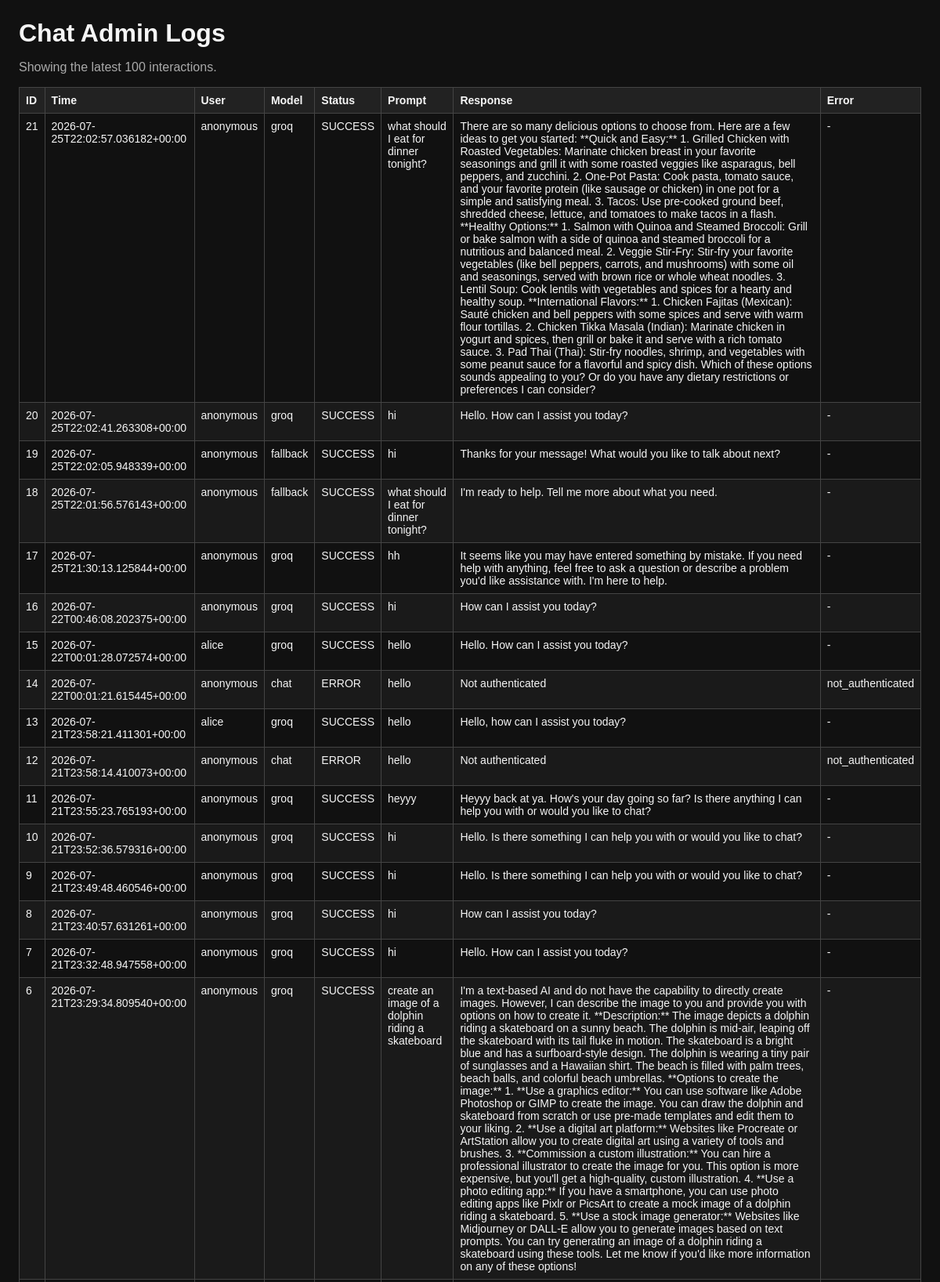
The app's page /admin/logs (upper part) with its own data.
### tables this page shows
CREATE TABLE interaction_logs (
            id INTEGER PRIMARY KEY AUTOINCREMENT,
            timestamp TEXT NOT NULL,
            user_id TEXT,
            model_used TEXT,
            prompt TEXT NOT NULL,
            response TEXT,
            error TEXT,
            status TEXT NOT NULL
        );

### app.py (the view)
@app.route("/admin/logs")
def admin_logs():
    import sqlite3
    conn = sqlite3.connect("chat_logs.db")
    conn.row_factory = sqlite3.Row
    rows = conn.execute(
        "SELECT id, timestamp, user_id, model_used, prompt, response, error, status FROM interaction_logs ORDER BY id DESC LIMIT 100"
    ).fetchall()
    conn.close()
    return render_template("admin_logs.html", logs=rows)

### templates/admin_logs.html (shortened to what this page needs)
<!DOCTYPE html>
<html lang="en">
<head>
</head>
<body>
    <h1>Chat Admin Logs</h1>
    <p class="muted">Showing the latest 100 interactions.</p>
    <table>
        <thead>
            <tr>
                <th>ID</th>
                <th>Time</th>
                <th>User</th>
                <th>Model</th>
                <th>Status</th>
                <th>Prompt</th>
                <th>Response</th>
                <th>Error</th>
            </tr>
        </thead>
        <tbody>
            {% for log in logs %}
            <tr>
                <td>{{ log.id }}</td>
                <td>{{ log.timestamp }}</td>
                <td>{{ log.user_id or 'anonymous' }}</td>
                <td>{{ log.model_used or '-' }}</td>
                <td>{{ log.status }}</td>
                <td>{{ log.prompt }}</td>
                <td>{{ log.response or '-' }}</td>
                <td>{{ log.error or '-' }}</td>
            </tr>
            {% else %}
            <tr>
                <td colspan="8">No logs yet.</td>
            </tr>
            {% endfor %}
        </tbody>
    </table>
</body>
</html>

### templates/admin_logs.html (style rules this page uses)
body { font-family: Arial, sans-serif; margin: 24px; background: #111; color: #f5f5f5; }
h1 { margin-bottom: 16px; }
table { width: 100%; border-collapse: collapse; font-size: 14px; }
th, td { border: 1px solid #444; padding: 8px; vertical-align: top; text-align: left; }
th { background: #222; }
tr:nth-child(even) { background: #1a1a1a; }
.muted { color: #aaa; }

### records on screen
interaction_logs: id "21", timestamp "2026-07-25T22:02:57.036182+00:00", user "anonymous", model_used "groq", status "SUCCESS", prompt "what should I eat for dinner tonight?", response "There are so many delicious options to choose from. Here are a few ideas to get you started: **Quick and Easy:** 1. Grilled Chicken with Roasted Vegetables: Marinate chicken breast in your favorite seasonings and grill it with some roasted veggies like asparagus, bell peppers, and zucchini. 2. One-Pot Pasta: Cook pasta, tomato sauce, and your favorite protein (like sausage or chicken) in one pot for a simple and satisfying meal. 3. Tacos: Use pre-cooked ground beef, shredded cheese, lettuce, and tomatoes to make tacos in a flash. **Healthy Options:** 1. Salmon with Quinoa and Steamed Broccoli: Grill or bake salmon with a side of quinoa and steamed broccoli for a nutritious and balanced…", error "-"
interaction_logs: id "20", timestamp "2026-07-25T22:02:41.263308+00:00", user "anonymous", model_used "groq", status "SUCCESS", prompt "hi", response "Hello. How can I assist you today?", error "-"
interaction_logs: id "19", timestamp "2026-07-25T22:02:05.948339+00:00", user "anonymous", model_used "fallback", status "SUCCESS", prompt "hi", response "Thanks for your message! What would you like to talk about next?", error "-"
interaction_logs: id "18", timestamp "2026-07-25T22:01:56.576143+00:00", user "anonymous", model_used "fallback", status "SUCCESS", prompt "what should I eat for dinner tonight?", response "I'm ready to help. Tell me more about what you need.", error "-"
interaction_logs: id "17", timestamp "2026-07-25T21:30:13.125844+00:00", user "anonymous", model_used "groq", status "SUCCESS", prompt "hh", response "It seems like you may have entered something by mistake. If you need help with anything, feel free to ask a question or describe a problem you'd like assistance with. I'm here to help.", error "-"
interaction_logs: id "16", timestamp "2026-07-22T00:46:08.202375+00:00", user "anonymous", model_used "groq", status "SUCCESS", prompt "hi", response "How can I assist you today?", error "-"
interaction_logs: id "15", timestamp "2026-07-22T00:01:28.072574+00:00", user "alice", model_used "groq", status "SUCCESS", prompt "hello", response "Hello. How can I assist you today?", error "-"
interaction_logs: id "14", timestamp "2026-07-22T00:01:21.615445+00:00", user "anonymous", model_used "chat", status "ERROR", prompt "hello", response "Not authenticated", error "not_authenticated"
interaction_logs: id "13", timestamp "2026-07-21T23:58:21.411301+00:00", user "alice", model_used "groq", status "SUCCESS", prompt "hello", response "Hello, how can I assist you today?", error "-"
interaction_logs: id "12", timestamp "2026-07-21T23:58:14.410073+00:00", user "anonymous", model_used "chat", status "ERROR", prompt "hello", response "Not authenticated", error "not_authenticated"
interaction_logs: id "11", timestamp "2026-07-21T23:55:23.765193+00:00", user "anonymous", model_used "groq", status "SUCCESS", prompt "heyyy", response "Heyyy back at ya. How's your day going so far? Is there anything I can help you with or would you like to chat?", error "-"
interaction_logs: id "10", timestamp "2026-07-21T23:52:36.579316+00:00", user "anonymous", model_used "groq", status "SUCCESS", prompt "hi", response "Hello. Is there something I can help you with or would you like to chat?", error "-"
interaction_logs: id "9", timestamp "2026-07-21T23:49:48.460546+00:00", user "anonymous", model_used "groq", status "SUCCESS", prompt "hi", response "Hello. Is there something I can help you with or would you like to chat?", error "-"
interaction_logs: id "8", timestamp "2026-07-21T23:40:57.631261+00:00", user "anonymous", model_used "groq", status "SUCCESS", prompt "hi", response "How can I assist you today?", error "-"
interaction_logs: id "7", timestamp "2026-07-21T23:32:48.947558+00:00", user "anonymous", model_used "groq", status "SUCCESS", prompt "hi", response "Hello. How can I assist you today?", error "-"
interaction_logs: id "6", timestamp "2026-07-21T23:29:34.809540+00:00", user "anonymous", model_used "groq", status "SUCCESS", prompt "create an image of a dolphin riding a skateboard", response "I'm a text-based AI and do not have the capability to directly create images. However, I can describe the image to you and provide you with options on how to create it. **Description:** The image depicts a dolphin riding a skateboard on a sunny beach. The dolphin is mid-air, leaping off the skateboard with its tail fluke in motion. The skateboard is a bright blue and has a surfboard-style design. The dolphin is wearing a tiny pair of sunglasses and a Hawaiian shirt. The beach is filled with palm trees, beach balls, and colorful beach umbrellas. **Options to create the image:** 1. **Use a graphics editor:** You can use software like Adobe Photoshop or GIMP to create the image. You can draw…", error "-"
